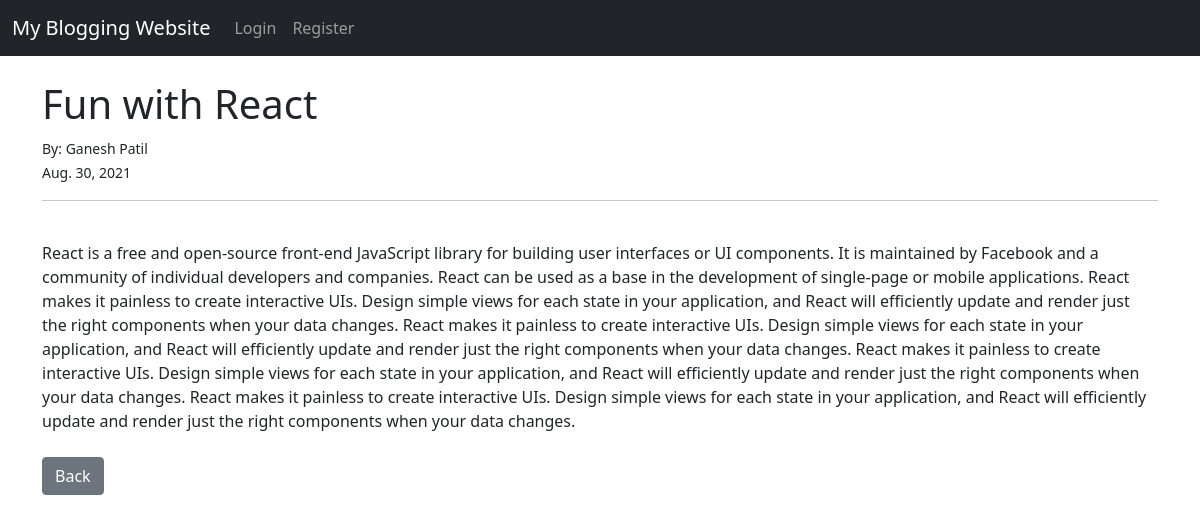
The app's page /article/2 with its own data.
### blog/models.py (models this page shows, shortened)
class Post(models.Model):
	title = models.CharField(max_length=255)
	title_tag = models.CharField(max_length=255, default="")
	author = models.ForeignKey(User, on_delete=models.CASCADE)
	body = models.TextField()
	post_date = models.DateField(auto_now_add=True)

### blog/views.py (the view)
# urls.py: path('article/<int:pk>', ArticleDetailView.as_view(), name='article-detail'),
class ArticleDetailView(DetailView):
	model = Post
	template_name = 'article_details.html'

### blog/templates/article_details.html (shortened to what this page needs)
{% extends 'base.html' %}
{% block content %}
<h1>{{ post.title }}</h1>
<small>By: {{ post.author.first_name }} {{ post.author.last_name }}
<br/>{{ post.post_date }}
</small><br/>
<hr>
<br/>
{{ post.body }}
<br/>
<br/>
<a href="{% url 'home' %}" class="btn btn-secondary">Back</a>
{% endblock %}

### records on screen
Post: title "Fun with React", author.first_name "Ganesh", author.last_name "Patil", post_date "Aug. 30, 2021", body "React is a free and open-source front-end JavaScript library for building user interfaces or UI components. It is maintained by Facebook and a community of individual developers and companies. React can be used as a base in the development of single-page or mobile applications. React makes it painless to create interactive UIs. Design simple views for each state in your application, and React will efficiently update and render just the right components when your data changes. React makes it painless to create interactive UIs. Design simple views for each state in your application, and React will efficiently update and render just the right components when your data changes. React makes it…"
